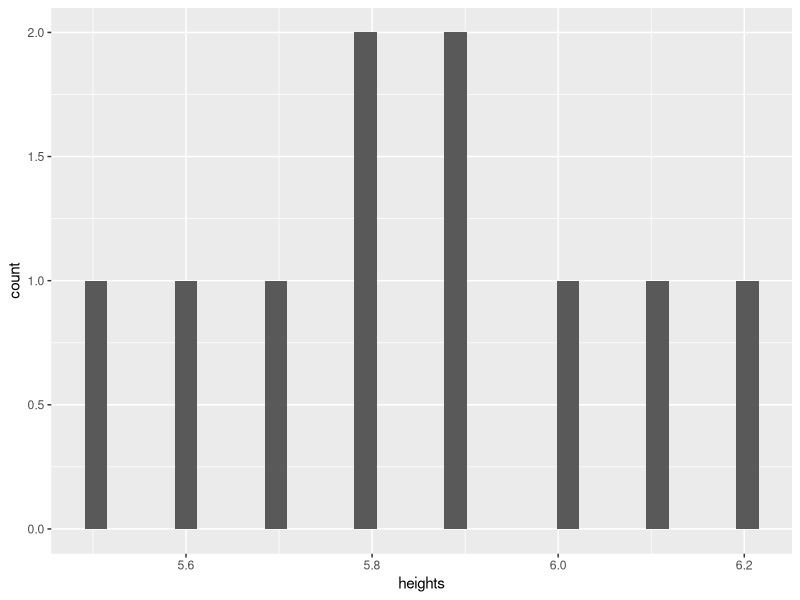
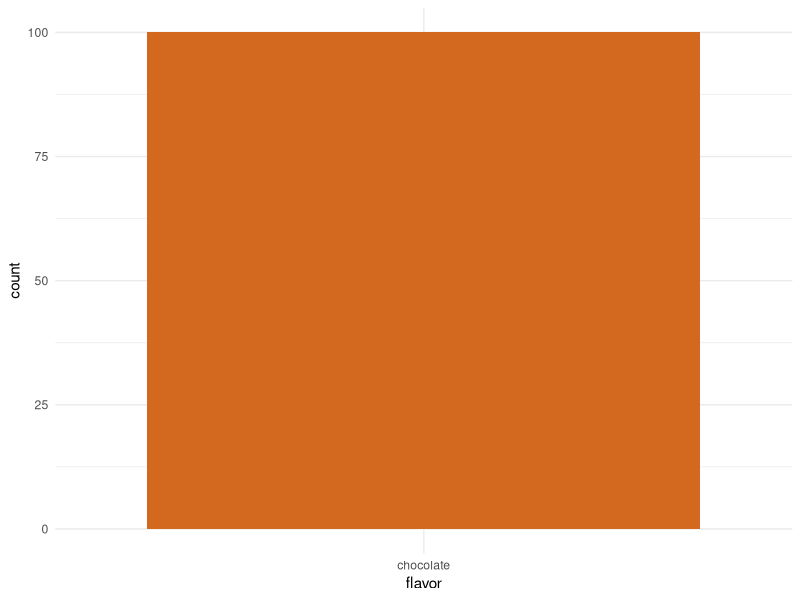
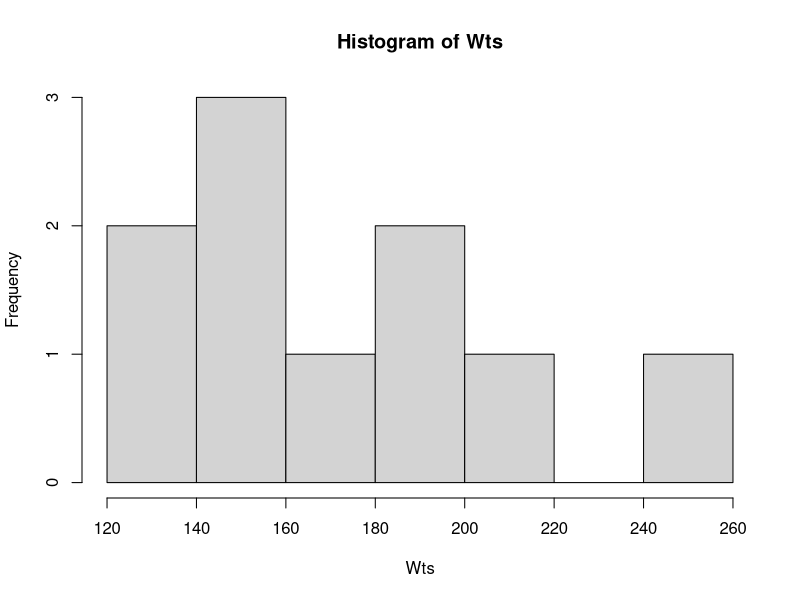

Source code (R) for these figures, in order:
## ---- chunk 1
# create a vector of heights
heights <- c(5.5, 6.0, 5.8, 5.9, 6.1, 5.7, 5.6, 5.9, 6.2, 5.8)

# create a vector of weights
weights <- c(125, 189, 220, 175, 145, 147, 256, 127, 155, 184)

# plot the heights using ggplot
library(ggplot2)
ggplot(data.frame(heights), aes(x = heights)) + geom_histogram()
## ---- chunk 2
# Start with a small, manageable sample size
N <- 100

# create a vector of ice cream flavors
flavors <- c("chocolate", "vanilla", "strawberry", "mint chip", "rocky road")

# create a data frame of ice cream preferences
ic_prefs <- data.frame(id=1:N, flavor = factor(rep("chocolate", N), levels = flavors))

# create a boxplot of the chocolate sample using ice cream cones with the color of the flavor as the fill
library(ggplot2)
ggplot(ic_prefs, aes(x = flavor)) + geom_bar(fill = "chocolate") + theme_minimal()


# create a sample of 1000 people who like chocolate ice cream 90% of the time
sample <- sample(flavors, 1000, replace = TRUE, prob = c(0.95, 0.01, 0.01, 0.01, 0.01))
# create a table of the sample
table(sample)

# create a sample of 1000 people who like chocolate ice cream 50% of the time
sample <- sample(flavors, 1000, replace = TRUE, prob = c(0.5, 0.1, 0.1, 0.1, 0.2))
# create a table of the sample
table(sample)

## ---- chunk 3
Wts <- c(125,189,220,175,145,147,256,127,155,184)
mean(Wts)
hist(Wts)
summary(Wts)

# write a function to summarize the vector of weights
# the function should return the mean, median, and standard deviation
# of the vector of weights
# the function should also return a histogram of the vector of weights

summarize <- function(x){
  mean(x)
  median(x)
  sd(x)
  hist(x)
}
